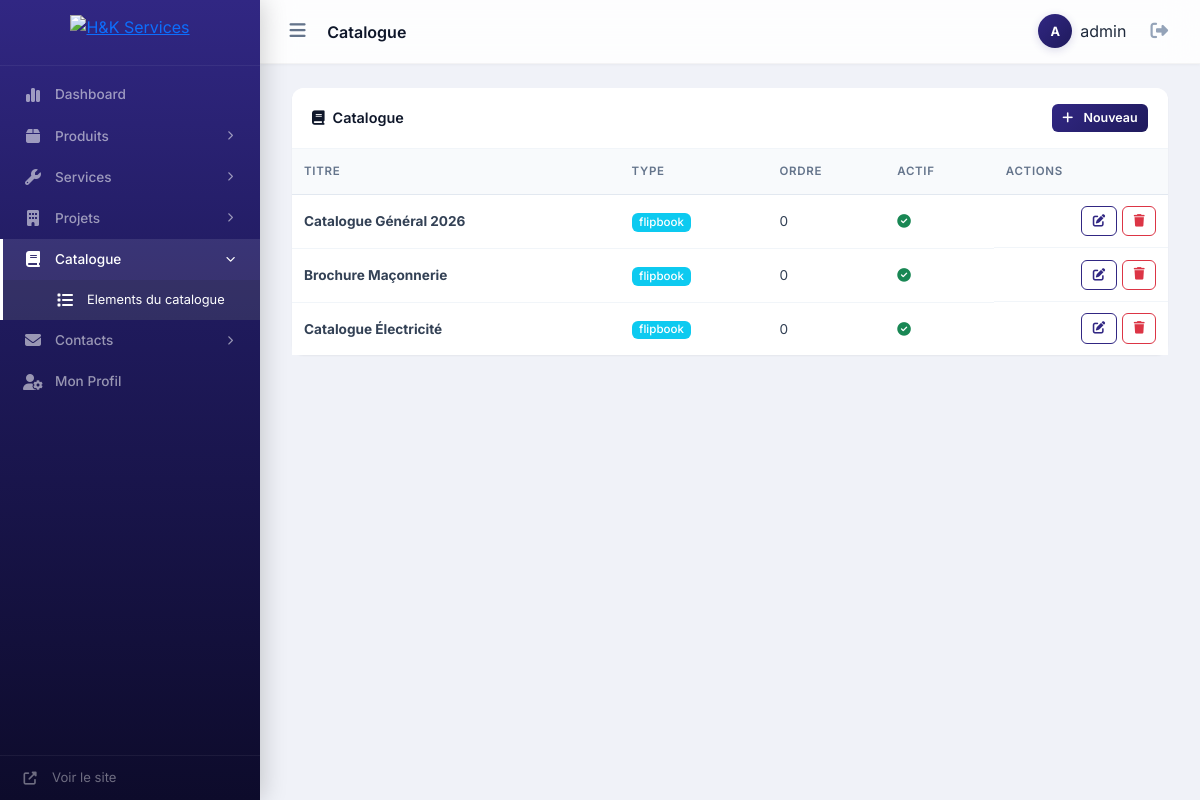
Page /admin/catalog/index.php (signed in) on the committed database.
### tables this page shows
CREATE TABLE `catalog_items` (
  `id` int(11) NOT NULL AUTO_INCREMENT,
  `title` varchar(255) NOT NULL,
  `description` text DEFAULT NULL,
  `file_type` enum('flipbook','pdf','image','link') NOT NULL DEFAULT 'flipbook',
  `file_url` varchar(500) DEFAULT NULL,
  `thumbnail` varchar(255) DEFAULT NULL,
  `active` tinyint(1) DEFAULT 1,
  `order_index` int(11) DEFAULT 0,
  `created_at` datetime DEFAULT current_timestamp(),
  `updated_at` datetime DEFAULT current_timestamp() ON UPDATE current_timestamp(),
  PRIMARY KEY (`id`)
);

### includes/helpers.php (called while the page is built, shortened)
<?php
function sanitize($input): string {
    return htmlspecialchars(trim((string)$input), ENT_QUOTES, 'UTF-8');
}

### admin/catalog/index.php (the view, shortened to what this page needs)
<?php
require_once __DIR__ . '/../partials/header.php';
$db = getDB();
$items = $db->query("SELECT * FROM catalog_items ORDER BY order_index ASC")->fetchAll();
?>
<div class="card">
    <div class="card-header d-flex justify-content-between align-items-center">
        <span><i class="fas fa-book me-2"></i>Catalogue</span>
        <button class="btn btn-brand btn-sm" data-bs-toggle="modal" data-bs-target="#createModal"><i class="fas fa-plus me-1"></i>Nouveau</button>
    </div>
    <div class="card-body p-0">
        <div class="table-responsive">
            <table class="table table-hover mb-0">
                <thead><tr><th>Titre</th><th>Type</th><th>Ordre</th><th>Actif</th><th>Actions</th></tr></thead>
                <tbody>
                    <?php foreach ($items as $item): ?>
                    <tr>
                        <td><strong><?= sanitize($item['title']) ?></strong></td>
                        <td><span class="badge bg-<?= $item['file_type'] === 'flipbook' ? 'info' : ($item['file_type'] === 'pdf' ? 'danger' : 'secondary') ?>"><?= $item['file_type'] ?></span></td>
                        <td><?= $item['order_index'] ?></td>
                        <td><?= $item['active'] ? '<i class="fas fa-check-circle text-success"></i>' : '<i class="fas fa-times-circle text-muted"></i>' ?></td>
                        <td class="table-actions">
                            <button class="btn btn-sm btn-outline-brand" data-bs-toggle="modal" data-bs-target="#editModal<?= $item['id'] ?>"><i class="fas fa-edit"></i></button>
                            <a href="delete.php?id=<?= $item['id'] ?>" class="btn btn-sm btn-outline-danger btn-confirm-delete"><i class="fas fa-trash"></i></a>
                        </td>
                    </tr>
                    <?php endforeach; ?>
                </tbody>
            </table>
        </div>
    </div>
</div>
<?php require_once __DIR__ . '/../partials/footer.php'; ?>

### admin/assets/admin.css (style rules this page uses)
:root { --brand: #312783; --brand-dark: #1f1a5c; --brand-deeper: #0d0b2b; --brand-light: #e8e6f7; --brand-glow: rgba(49, 39, 131, .18); --sidebar-w: 260px; --sidebar-collapsed-w: 68px; --topbar-h: 64px; --radius: 12px; --radius-sm: 8px; --radius-xs: 6px; --shadow-sm: 0 1px 2px rgba(0,0,0,.05); --shadow-md: 0 4px 12px rgba(0,0,0,.07); --shadow-lg: 0 12px 40px rgba(0,0,0,.1); --transition: .25s cubic-bezier(.4,0,.2,1); }
*, *::before, *::after { box-sizing: border-box; }
body { font-family: 'Inter', -apple-system, BlinkMacSystemFont, sans-serif; background: #f0f2f8; overflow-x: hidden; color: #1e293b; -webkit-font-smoothing: antialiased; }
.card { border: none; border-radius: var(--radius); box-shadow: var(--shadow-sm); margin-bottom: 1.5rem; transition: box-shadow var(--transition), transform .2s; }
.card-header { background: #fff; border-bottom: 1px solid #f1f5f9; padding: 1rem 1.25rem; font-weight: 600; font-size: .9rem; color: #0f172a; border-radius: var(--radius) var(--radius) 0 0 !important; }
.card-body { padding: 1.25rem; }
.table { margin-bottom: 0; }
.table th { font-weight: 600; font-size: .72rem; text-transform: uppercase; letter-spacing: .06em; color: #64748b; border-bottom: 1px solid #e2e8f0; padding: .85rem .75rem; background: #f8fafc; white-space: nowrap; }
.table td { vertical-align: middle; font-size: .85rem; padding: .7rem .75rem; color: #334155; border-bottom: 1px solid #f1f5f9; }
.table tbody tr { transition: background .15s; }
.table tbody tr:last-child td { border-bottom: none; }
.table-actions { white-space: nowrap; gap: .35rem; display: flex; justify-content: flex-end; }
.btn-brand { background: linear-gradient(135deg, var(--brand), var(--brand-dark)); color: #fff; border: none; border-radius: var(--radius-sm); padding: .55rem 1.25rem; font-weight: 600; font-size: .85rem; font-family: 'Inter', sans-serif; transition: all .2s; cursor: pointer; display: inline-flex; align-items: center; gap: .4rem; }
.btn-outline-brand { color: var(--brand); border: 1.5px solid var(--brand); border-radius: var(--radius-sm); font-weight: 600; font-size: .8rem; padding: .4rem .85rem; transition: all .2s; text-decoration: none; display: inline-flex; align-items: center; gap: .35rem; background: transparent; cursor: pointer; font-family: 'Inter', sans-serif; }
.btn-sm { border-radius: var(--radius-xs); padding: .3rem .65rem; font-size: .78rem; }
.badge { font-weight: 500; font-size: .72rem; padding: .3em .65em; border-radius: 6px; }

### rows in the picture
catalog_items: title "Catalogue Général 2026", file_type "flipbook", order_index "0", active 1 (drawn)
catalog_items: title "Brochure Maçonnerie", file_type "flipbook", order_index "0", active 1 (drawn)
catalog_items: title "Catalogue Électricité", file_type "flipbook", order_index "0", active 1 (drawn)

### other values in the picture
$pageTitle "Catalogue"
substr(adminName(), 0, 1) "A"
adminName() "admin"
